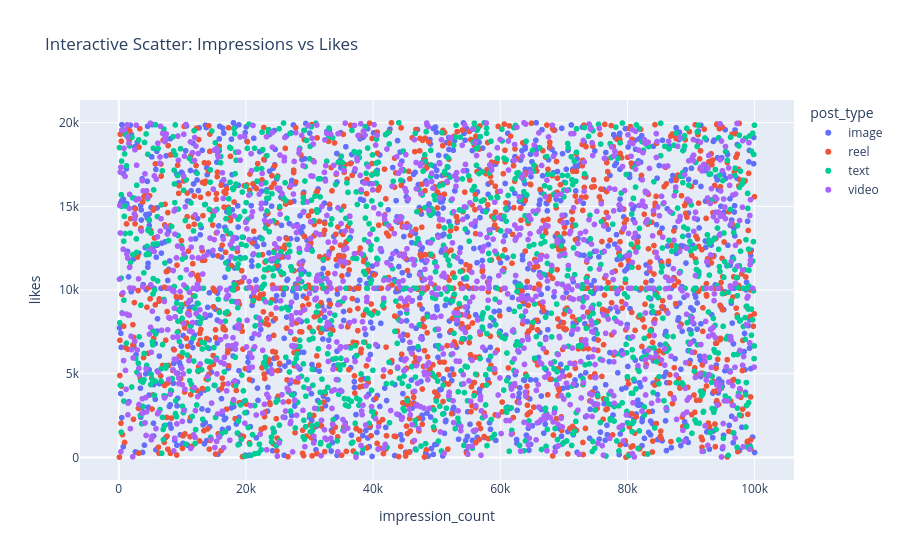

Source (notebook cell):
### Markdown cell above
## Plotly Interactive Chart
* Interactive Scatter Plot

### Code cell
fig = px.scatter(df, x='impression_count', y='likes', color='post_type', 
                 title="Interactive Scatter: Impressions vs Likes")
fig.show()

### Figure 1 — Plotly figure (JSON) as saved in the notebook; plotly's stock layout.template omitted (floating-point values rounded to 4 significant figures; data arrays with more than 128 entries replaced by an {"elided": "..."} marker saying what was removed)
{"data": [{"hovertemplate": "post_type=image<br>impression_count=%{x}<br>likes=%{y}<extra></extra>", "legendgroup": "image", "marker": {"color": "#636efa", "symbol": "circle"}, "mode": "markers", "name": "image", "showlegend": true, "type": "scattergl", "x": {"elided": "1247 int values"}, "xaxis": "x", "y": {"elided": "1247 float values"}, "yaxis": "y"}, {"hovertemplate": "post_type=reel<br>impression_count=%{x}<br>likes=%{y}<extra></extra>", "legendgroup": "reel", "marker": {"color": "#EF553B", "symbol": "circle"}, "mode": "markers", "name": "reel", "showlegend": true, "type": "scattergl", "x": {"elided": "1283 int values"}, "xaxis": "x", "y": {"elided": "1283 float values"}, "yaxis": "y"}, {"hovertemplate": "post_type=text<br>impression_count=%{x}<br>likes=%{y}<extra></extra>", "legendgroup": "text", "marker": {"color": "#00cc96", "symbol": "circle"}, "mode": "markers", "name": "text", "showlegend": true, "type": "scattergl", "x": {"elided": "1245 int values"}, "xaxis": "x", "y": {"elided": "1245 float values"}, "yaxis": "y"}, {"hovertemplate": "post_type=video<br>impression_count=%{x}<br>likes=%{y}<extra></extra>", "legendgroup": "video", "marker": {"color": "#ab63fa", "symbol": "circle"}, "mode": "markers", "name": "video", "showlegend": true, "type": "scattergl", "x": {"elided": "1225 int values"}, "xaxis": "x", "y": {"elided": "1225 float values"}, "yaxis": "y"}], "layout": {"legend": {"title": {"text": "post_type"}, "tracegroupgap": 0}, "title": {"text": "Interactive Scatter: Impressions vs Likes"}, "xaxis": {"anchor": "y", "domain": [0, 1], "title": {"text": "impression_count"}}, "yaxis": {"anchor": "x", "domain": [0, 1], "title": {"text": "likes"}}}}
